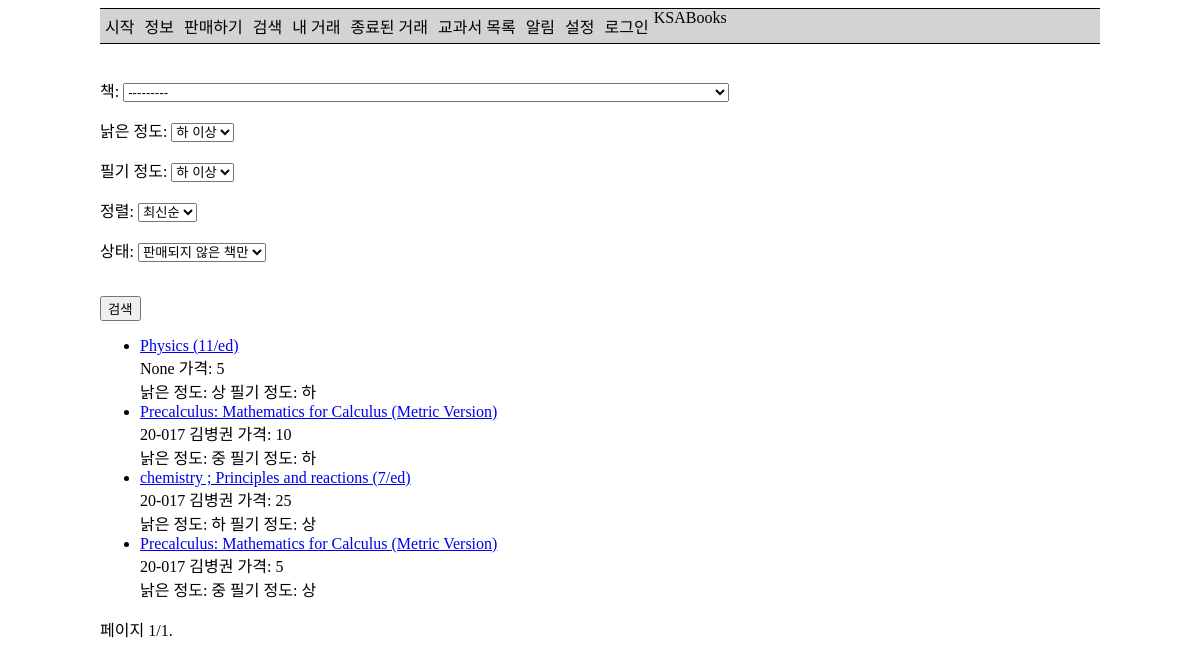
The app's page /search/, older data.
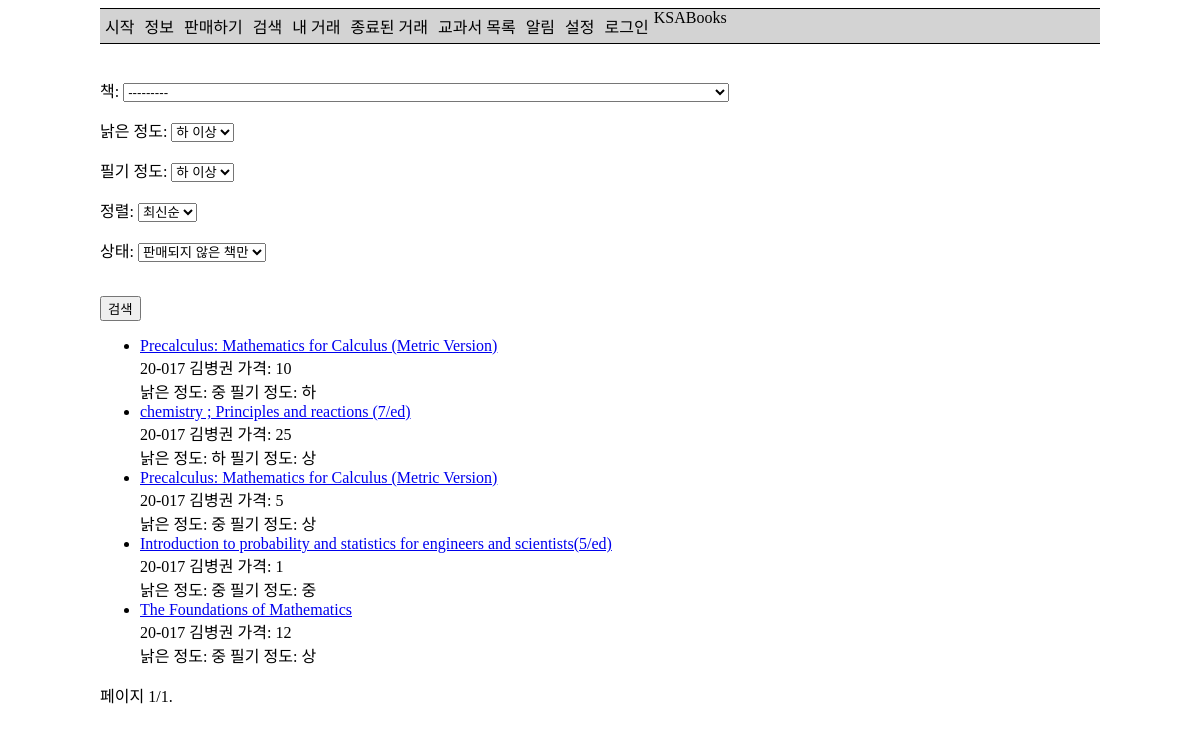
The same page, newer data.
### ksa_books_app/models.py (models this page shows, shortened)
class Offer(models.Model):
    seller = models.ForeignKey(settings.AUTH_USER_MODEL, on_delete=models.SET_NULL, null=True,
                               related_name='offer_seller')
    buyer = models.ForeignKey(settings.AUTH_USER_MODEL, on_delete=models.SET_NULL, null=True, blank=True,
                              related_name='offer_buyer')
    want_users = models.ManyToManyField(settings.AUTH_USER_MODEL, blank=True)
    seller_done = models.BooleanField(null=True, default=False)
    buyer_done = models.BooleanField(null=True, default=False)
    book = models.ForeignKey(Book, on_delete=models.SET_NULL, null=True, verbose_name='책')
    price = models.PositiveIntegerField(verbose_name='판매 가격')
    worn_degree = models.CharField(choices=QUALITY, max_length=1, verbose_name='낡은 정도')
    worn_explain = models.TextField(verbose_name='설명', null=True, blank=True)
    note_degree = models.CharField(choices=QUALITY, max_length=1, verbose_name='필기 정도')
    note_explain = models.TextField(verbose_name='설명', null=True, blank=True)
    other = models.TextField(verbose_name='기타 내용', null=True, blank=True)
    date_time = models.DateTimeField(auto_now_add=True, null=True)
    views = models.ManyToManyField(settings.AUTH_USER_MODEL, blank=True, related_name='views')
    def get_absolute_url(self):
        return reverse('check-offer', args=[str(self.id)])

class Book(models.Model):
    title = models.CharField(max_length=100, verbose_name='제목')
    author = models.CharField(max_length=100, verbose_name='저자')
    courses = models.ManyToManyField(Course, verbose_name='과목')
    subject = models.ForeignKey(Subject, verbose_name='교과', on_delete=models.SET_NULL, null=True)
    publisher = models.CharField(max_length=100, verbose_name='출판사')
    isbn = models.CharField(max_length=13, verbose_name='ISBN',
                            help_text='13 Character <a href="https://www.isbn-international.org/content/what-isbn">ISBN number</a>')
    list_price = models.PositiveIntegerField(verbose_name='정가', null=True, blank=True)
    group_price = models.PositiveIntegerField(verbose_name='공동구매 가격', null=True, blank=True)
    using = models.BooleanField(verbose_name='사용 여부')
    class Meta:
        permissions = (
            ('load_data', 'Can load data'),
        )
        ordering = ['subject']
    def __str__(self):
        return f'({self.subject}, {self.display_courses()}){self.title}'
    def display_courses(self):
        return ', '.join([str(c) for c in self.courses.all()])
    display_courses.short_description = '수업'

class StudentUser(AbstractBaseUser, PermissionsMixin):
    objects = StudentUserManager()
    student_id = models.CharField(max_length=10, verbose_name='학번', help_text='00-000', unique=True)
    name = models.CharField(max_length=100, verbose_name='이름')
    email = models.EmailField()
    is_active = models.BooleanField(default=True)
    is_admin = models.BooleanField(default=False)
    is_superuser = models.BooleanField(default=False)
    is_staff = models.BooleanField(default=False)
    date_joined = models.DateTimeField(auto_now_add=True)
    notifications = models.ManyToManyField(Notification, blank=True)
    unread_notification = models.PositiveIntegerField(default=0)
    notify_books = models.ManyToManyField(Book, verbose_name='원하는 책', blank=True)
    notify_comment = models.BooleanField(default=True, verbose_name='자신에게 댓글을 썼을 때')
    notify_new_offer = models.BooleanField(default=True, verbose_name='원하는 책이 올라왔을 때')
    notify_sold_to_user = models.BooleanField(default=True, verbose_name='자신에게 책을 판매했을 때')
    notify_sold_to_other = models.BooleanField(default=True, verbose_name='구매 신청한 책이 다른 사람에게 판매되었을 때')
    notify_new_want = models.BooleanField(default=True, verbose_name='자신의 책을 누군가 구매 신청했을 때')
    USERNAME_FIELD = 'student_id'
    REQUIRED_FIELDS = ['name']
    def __str__(self):
        return ' '.join([self.student_id, self.name])

### ksa_books_app/views.py (the view)
# urls.py: path('search/', views.search_view, name='search'),
def search_view(request):
    qs = Offer.objects.all()
    if request.user.is_authenticated:
        qs = qs.exclude(seller=request.user)
    form = SearchForm(request.GET)
    if form.is_valid():
        data = form.cleaned_data
        print(data)
        if data['book']:
            qs = qs.filter(book_id=data['book'])
        if data['min_worn_degree']:
            qs = qs.filter(worn_degree__in=data['min_worn_degree'])
        if data['min_note_degree']:
            qs = qs.filter(note_degree__in=data['min_note_degree'])
        if data['state'] == UNSOLD or data['state'] == '':
            qs = qs.filter(buyer=None)
        elif data['state'] == UNEXCHANGED:
            qs = qs.exclude(seller_done=True, buyer_done=True)
        elif data['state'] == ALL:
            pass
        if data['sort'] == NEW or data['sort'] == '':
            qs = qs.order_by('date_time')
        elif data['sort'] == CHEAP:
            qs = qs.order_by('price')
    paginator = Paginator(qs, 30)
    page = request.GET.get('page')
    offers = paginator.get_page(page)
    context = {
        'form': form,
        'page_obj': offers,
        'is_paginated': True,
    }
    return render(request, 'search.html', context=context)

### ksa_books_app/forms.py
class SearchForm(forms.Form):
    book = forms.ModelChoiceField(label='책', queryset=Book.objects.all(), required=False)
    min_worn_degree = forms.ChoiceField(label='낡은 정도', choices=MIN_QUALITY, required=False)
    min_note_degree = forms.ChoiceField(label='필기 정도', choices=MIN_QUALITY, required=False)
    sort = forms.ChoiceField(label='정렬', choices=SORT, required=False)
    state = forms.ChoiceField(label='상태', choices=STATE, required=False)

### ksa_books_app/models.py (called while the page is built)
    def __str__(self):
        return self.name

    def __str__(self):
        return self.name

### ksa_books_app/templates/search.html (shortened to what this page needs)
{% extends 'base_generic.html' %}
{% block content %}
    <form method="get">
        <table>
            {{ form.as_p }}
        </table>
        <br>
        <input type="submit" value="검색">
    </form>
    {% if page_obj %}
        <ul>
            {% for object in page_obj %}
                <li>
                    <a href={{ object.get_absolute_url }}>{{ object.book.title }}</a>
                    <br>
                    <a>{{ object.seller }}</a>
                    <a>가격: {{ object.price }}</a>
                    <br>
                    <a>낡은 정도: {{ object.get_worn_degree_display }}</a>
                    <a>필기 정도: {{ object.get_note_degree_display }}</a>
                </li>
            {% endfor %}
        </ul>
    {% else %}
        <p>There are no offers.</p>
    {% endif %}
{% endblock %}

Row changes from the older to the newer data that the page shows:
removed Offer: book "Physics (11/ed)", seller "None", price "5", worn_degree "상", note_degree "하"
added Offer: book "Introduction to probability and statistics for engineers and scientists(5/ed)", seller "20-017 김병권", price "1", worn_degree "중", note_degree "중"
added Offer: book "The Foundations of Mathematics", seller "20-017 김병권", price "12", worn_degree "중", note_degree "상"
